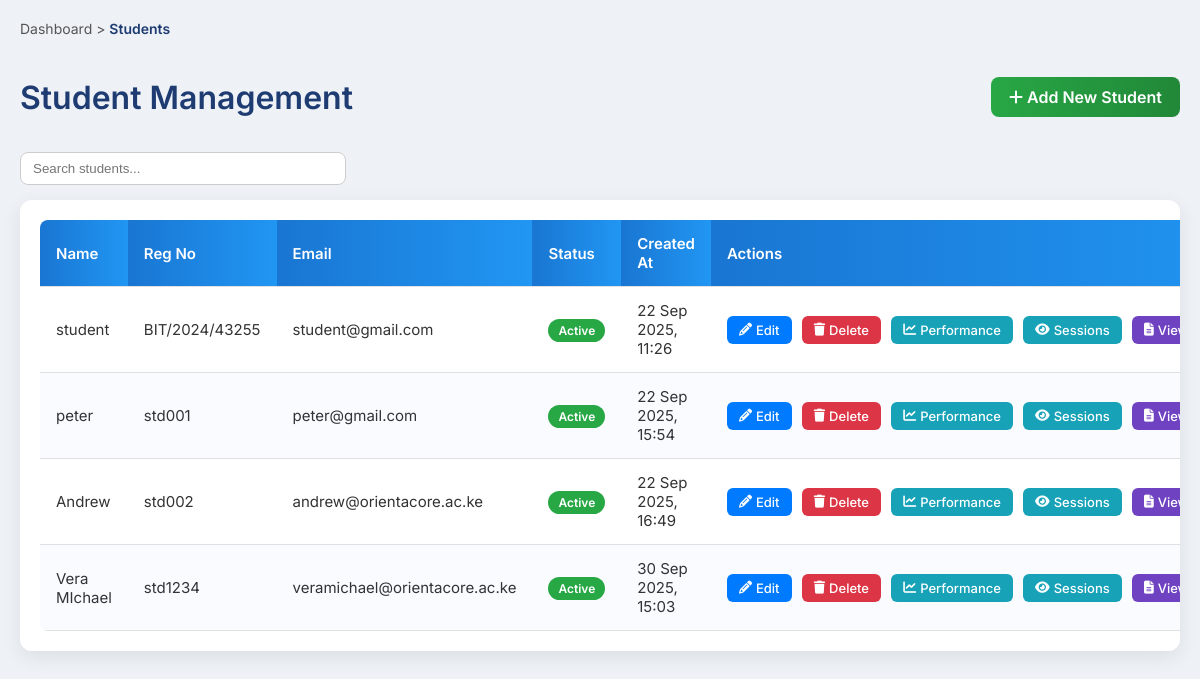
The app's page /student.php (signed in), older data.
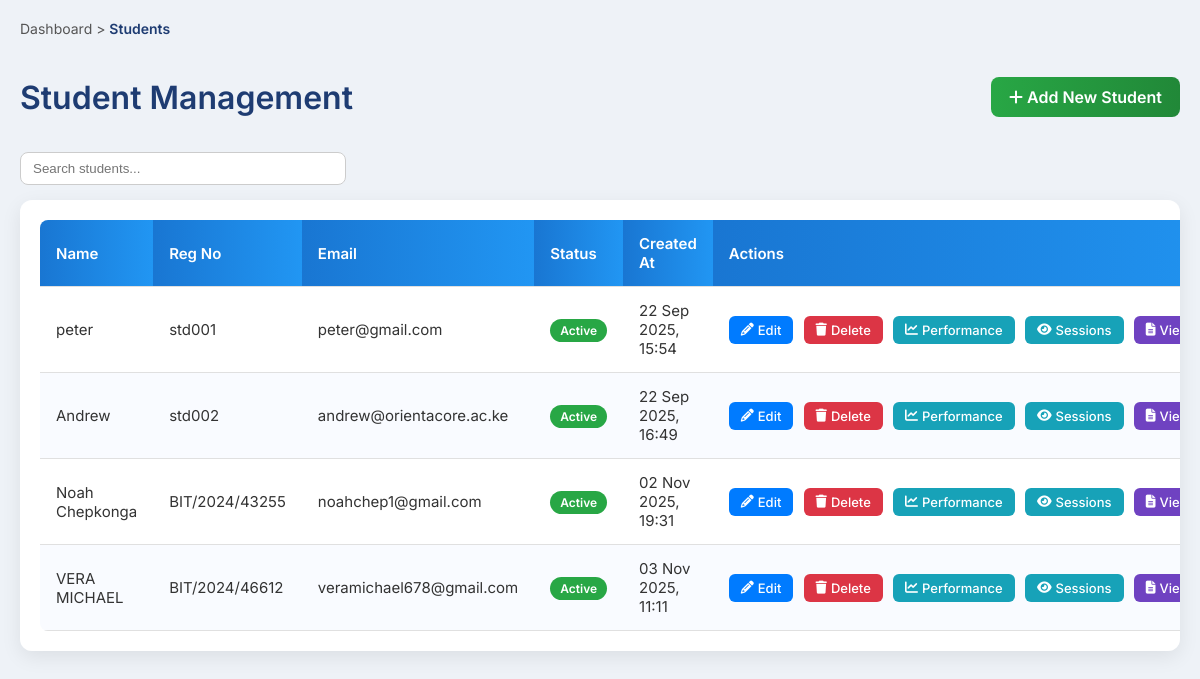
The same page, newer data.
### tables this page shows
CREATE TABLE `users` (
  `id` int(10) UNSIGNED NOT NULL,
  `reg_no` varchar(50) DEFAULT NULL,
  `name` varchar(150) NOT NULL,
  `email` varchar(150) NOT NULL,
  `profile_pic` varchar(255) DEFAULT NULL,
  `password_hash` varchar(255) NOT NULL,
  `role` varchar(20) NOT NULL DEFAULT 'student',
  `status` varchar(20) NOT NULL DEFAULT 'pending',
  `created_at` timestamp NOT NULL DEFAULT current_timestamp()
);

### student.php (the view, shortened to what this page needs)
<?php
require 'db.php';
try {
    $stmt = $pdo->prepare("SELECT id, name, reg_no, email, role, status, created_at FROM users WHERE role = 'student'");
    $stmt->execute();
    $students = $stmt->fetchAll(PDO::FETCH_ASSOC);
} catch (PDOException $e) {
    die("Error fetching students: " . $e->getMessage());
}
?>
<!DOCTYPE html>
<html>
<head>
    <link rel="stylesheet" href="https://cdnjs.cloudflare.com/ajax/libs/font-awesome/6.4.0/css/all.min.css">
</head>
<body>
    <div class="breadcrumb">
        <span>Dashboard</span> &gt; <span>Students</span>
    </div>
    <div class="top-bar">
        <h1>Student Management</h1>
        <a class="add-btn" href="add_student.php"><i class="fa fa-plus"></i> Add New Student</a>
    </div>
    <input type="text" id="search" placeholder="Search students..." onkeyup="filterTable()">
    <div class="table-container">
        <table id="studentsTable">
            <thead>
                <tr>
                    <th>Name</th>
                    <th>Reg No</th>
                    <th>Email</th>
                    <th>Status</th>
                    <th>Created At</th>
                    <th>Actions</th>
                </tr>
            </thead>
            <tbody>
                <?php if (!empty($students)): ?>
                    <?php foreach($students as $student): ?>
                        <tr>
                            <td><?= htmlspecialchars($student['name']) ?></td>
                            <td><?= htmlspecialchars($student['reg_no']) ?></td>
                            <td><?= htmlspecialchars($student['email']) ?></td>
                            <td>
                                <span class="tag <?= $student['status']==='active'?'tag-active':'tag-inactive' ?>">
                                    <?= ucfirst($student['status']) ?>
                                </span>
                            </td>
                            <td><?= date("d M Y, H:i", strtotime($student['created_at'])) ?></td>
                            <td class="actions-cell">
                                <a class="action-btn edit" href="edit_student.php?id=<?= $student['id'] ?>">
                                    <i class="fa fa-pencil"></i> Edit
                                </a>
                                <a class="action-btn delete" href="delete_student.php?id=<?= $student['id'] ?>" onclick="return confirm('Are you sure you want to delete this student?')">
                                    <i class="fa fa-trash"></i> Delete
                                </a>
                                <a class="action-btn view" href="view_performance.php?student_id=<?= $student['id'] ?>">
                                    <i class="fa fa-chart-line"></i> Performance
                                </a>
                                <a class="action-btn view" href="view_sessions.php?student_id=<?= $student['id'] ?>">
                                    <i class="fa fa-eye"></i> Sessions
                                </a>
                                <a class="action-btn report" href="admin_view_report.php?student_name=<?= urlencode($student['name']) ?>">
    <i class="fa fa-file-alt"></i> View Reports
</a>
                            </td>
                        </tr>
                    <?php endforeach; ?>
                <?php else: ?>
                    <tr>
                        <td colspan="6">No students found.</td>
                    </tr>
                <?php endif; ?>
            </tbody>
        </table>
    </div>
</body>
</html>

Row changes from the older to the newer data that the page shows:
removed users: name "student", reg_no "BIT/2024/43255", email "student@gmail.com", status "Active", created_at "22 Sep 2025, 11:26"
removed users: name "Vera MIchael", reg_no "std1234", email "veramichael@orientacore.ac.ke", status "Active", created_at "30 Sep 2025, 15:03"
added users: name "Noah Chepkonga", reg_no "BIT/2024/43255", email "noahchep1@gmail.com", status "Active", created_at "02 Nov 2025, 19:31"
added users: name "VERA MICHAEL", reg_no "BIT/2024/46612", email "veramichael678@gmail.com", status "Active", created_at "03 Nov 2025, 11:11"
